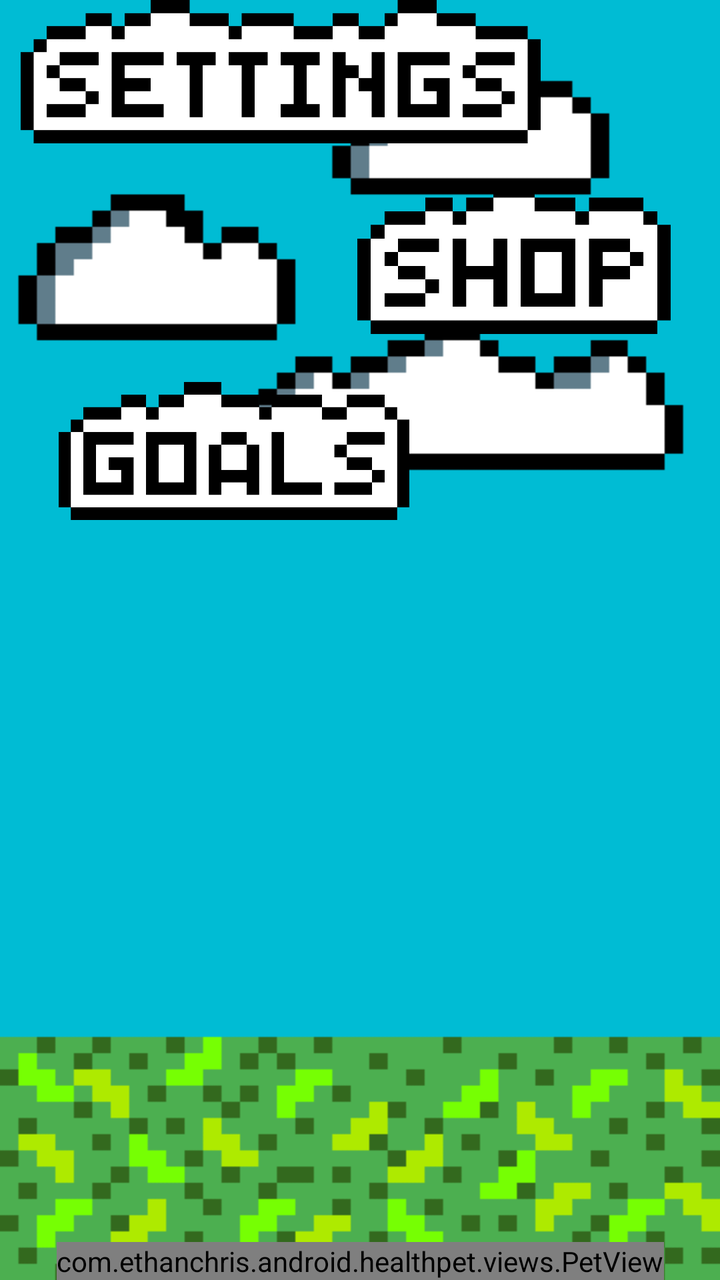
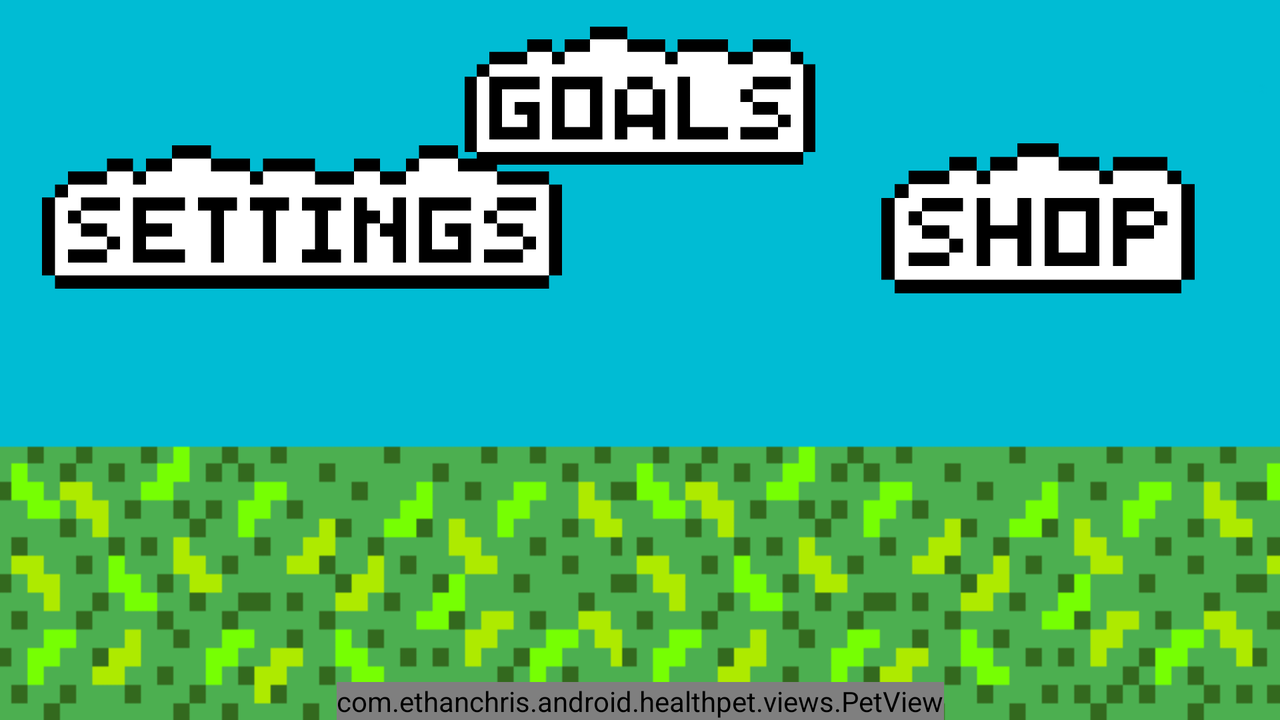

An Android layout and its configuration variant, each rendered on a device that would load it. The default file and the variant file are quoted in full after the pictures.
<!-- AndroidManifest.xml: application theme Theme.HealthPet -->
<!-- res/layout/pet_screen_fragment_fullscreen.xml -->
<?xml version="1.0" encoding="utf-8"?>
<androidx.constraintlayout.widget.ConstraintLayout xmlns:android="http://schemas.android.com/apk/res/android"
    xmlns:app="http://schemas.android.com/apk/res-auto"
    xmlns:tools="http://schemas.android.com/tools"
    android:layout_width="match_parent"
    android:layout_height="match_parent"
    android:background="@drawable/background"
    android:fitsSystemWindows="true"
    android:theme="@style/ThemeOverlay.HealthPet.FullscreenContainer"
    tools:context=".views.PetScreenFragment">

    <com.ethanchris.android.healthpet.views.PetView
        android:id="@+id/petView"
        android:layout_width="wrap_content"
        android:layout_height="wrap_content"
        app:layout_constraintBottom_toBottomOf="parent"
        app:layout_constraintEnd_toEndOf="parent"
        app:layout_constraintStart_toStartOf="parent" />


    <ImageButton
        android:id="@+id/open_settings_button"
        android:layout_width="260dp"
        android:layout_height="127dp"
        android:layout_marginTop="4dp"
        android:adjustViewBounds="true"
        android:background="@null"
        android:scaleType="fitCenter"
        android:src="@drawable/goals_button"
        app:layout_constraintBottom_toTopOf="@+id/open_shop_button"
        app:layout_constraintEnd_toEndOf="parent"
        app:layout_constraintHorizontal_bias="0.105"
        app:layout_constraintStart_toStartOf="parent"
        app:layout_constraintTop_toTopOf="parent"
        app:layout_constraintVertical_bias="0.826" />

    <ImageButton
        android:id="@+id/open_goals_button"
        android:layout_width="196dp"
        android:layout_height="69dp"
        android:layout_marginBottom="380dp"
        android:adjustViewBounds="true"
        android:background="@null"
        android:scaleType="fitCenter"
        android:src="@drawable/settings_button"
        app:layout_constraintBottom_toBottomOf="parent"
        app:layout_constraintEnd_toEndOf="parent"
        app:layout_constraintHorizontal_bias="0.116"
        app:layout_constraintStart_toStartOf="parent" />

    <ImageButton
        android:id="@+id/open_shop_button"
        android:layout_width="206dp"
        android:layout_height="75dp"
        android:layout_marginBottom="24dp"
        android:adjustViewBounds="true"
        android:background="@null"
        android:scaleType="fitCenter"
        android:src="@drawable/shop_button"
        app:layout_constraintBottom_toTopOf="@+id/open_goals_button"
        app:layout_constraintEnd_toEndOf="parent"
        app:layout_constraintHorizontal_bias="1.0"
        app:layout_constraintStart_toStartOf="parent" />

</androidx.constraintlayout.widget.ConstraintLayout>
<!-- resources referenced by this layout -->
<resources>
  <!-- drawable background: png bitmap (drawable, 13280 bytes) -->
  <!-- drawable goals_button: png bitmap (drawable-v24, 14919 bytes) -->
  <!-- drawable settings_button: png bitmap (drawable-v24, 18915 bytes) -->
  <!-- drawable shop_button: png bitmap (drawable-v24, 21237 bytes) -->
  <style name="ThemeOverlay.HealthPet.FullscreenContainer" parent="">
          <item name="fullscreenBackgroundColor">@color/light_blue_600</item>
          <item name="fullscreenTextColor">@color/light_blue_A200</item>
      </style>
  <style name="Theme.HealthPet" parent="Theme.MaterialComponents.DayNight.DarkActionBar">
          
          <item name="colorPrimary">@color/purple_500</item>
          <item name="colorPrimaryVariant">@color/purple_700</item>
          <item name="colorOnPrimary">@color/white</item>
          
          <item name="colorSecondary">@color/teal_200</item>
          <item name="colorSecondaryVariant">@color/teal_700</item>
          <item name="colorOnSecondary">@color/black</item>
          
          <item name="android:statusBarColor" tools:targetApi="l">?attr/colorPrimaryVariant</item>
          
      </style>
</resources>
<!-- res/layout-land/pet_screen_fragment_fullscreen.xml (the repository's variant of the layout above) -->
<!-- drawn on the phone turned sideways -->
<?xml version="1.0" encoding="utf-8"?>
<androidx.constraintlayout.widget.ConstraintLayout xmlns:android="http://schemas.android.com/apk/res/android"
    xmlns:app="http://schemas.android.com/apk/res-auto"
    xmlns:tools="http://schemas.android.com/tools"
    android:layout_width="match_parent"
    android:layout_height="match_parent"
    android:background="@drawable/backgroundlandscape"
    android:fitsSystemWindows="true"
    android:theme="@style/ThemeOverlay.HealthPet.FullscreenContainer"
    tools:context=".views.PetScreenFragment">

    <com.ethanchris.android.healthpet.views.PetView
        android:id="@+id/petView"
        android:layout_width="wrap_content"
        android:layout_height="wrap_content"
        app:layout_constraintBottom_toBottomOf="parent"
        app:layout_constraintEnd_toEndOf="parent"
        app:layout_constraintStart_toStartOf="parent" />

    <ImageButton
        android:id="@+id/open_settings_button"
        android:layout_width="260dp"
        android:layout_height="127dp"
        android:adjustViewBounds="true"
        android:background="@null"
        android:scaleType="fitCenter"
        android:src="@drawable/goals_button"
        app:layout_constraintBottom_toBottomOf="parent"
        app:layout_constraintEnd_toEndOf="parent"
        app:layout_constraintHorizontal_bias="0.055"
        app:layout_constraintStart_toStartOf="parent"
        app:layout_constraintTop_toTopOf="parent"
        app:layout_constraintVertical_bias="0.193" />

    <ImageButton
        android:id="@+id/open_goals_button"
        android:layout_width="196dp"
        android:layout_height="69dp"
        android:adjustViewBounds="true"
        android:background="@null"
        android:scaleType="fitCenter"
        android:src="@drawable/settings_button"
        app:layout_constraintBottom_toBottomOf="parent"
        app:layout_constraintEnd_toEndOf="parent"
        app:layout_constraintStart_toStartOf="parent"
        app:layout_constraintTop_toTopOf="parent"
        app:layout_constraintVertical_bias="0.046" />

    <ImageButton
        android:id="@+id/open_shop_button"
        android:layout_width="206dp"
        android:layout_height="75dp"
        android:adjustViewBounds="true"
        android:background="@null"
        android:scaleType="fitCenter"
        android:src="@drawable/shop_button"
        app:layout_constraintBottom_toBottomOf="parent"
        app:layout_constraintEnd_toEndOf="parent"
        app:layout_constraintHorizontal_bias="0.882"
        app:layout_constraintStart_toEndOf="@+id/open_settings_button"
        app:layout_constraintTop_toTopOf="parent"
        app:layout_constraintVertical_bias="0.252" />

</androidx.constraintlayout.widget.ConstraintLayout>
<!-- resources referenced by the variant -->
<!-- as the phone turned sideways resolves them -->
<resources>
  <!-- drawable backgroundlandscape: png bitmap (drawable-v24, 3194 bytes) -->
  <!-- drawable goals_button: png bitmap (drawable-v24, 14919 bytes) -->
  <!-- drawable settings_button: png bitmap (drawable-v24, 18915 bytes) -->
  <!-- drawable shop_button: png bitmap (drawable-v24, 21237 bytes) -->
  <style name="ThemeOverlay.HealthPet.FullscreenContainer" parent="">
          <item name="fullscreenBackgroundColor">@color/light_blue_600</item>
          <item name="fullscreenTextColor">@color/light_blue_A200</item>
      </style>
  <style name="Theme.HealthPet" parent="Theme.MaterialComponents.DayNight.DarkActionBar">
          
          <item name="colorPrimary">@color/purple_500</item>
          <item name="colorPrimaryVariant">@color/purple_700</item>
          <item name="colorOnPrimary">@color/white</item>
          
          <item name="colorSecondary">@color/teal_200</item>
          <item name="colorSecondaryVariant">@color/teal_700</item>
          <item name="colorOnSecondary">@color/black</item>
          
          <item name="android:statusBarColor" tools:targetApi="l">?attr/colorPrimaryVariant</item>
          
      </style>
</resources>
